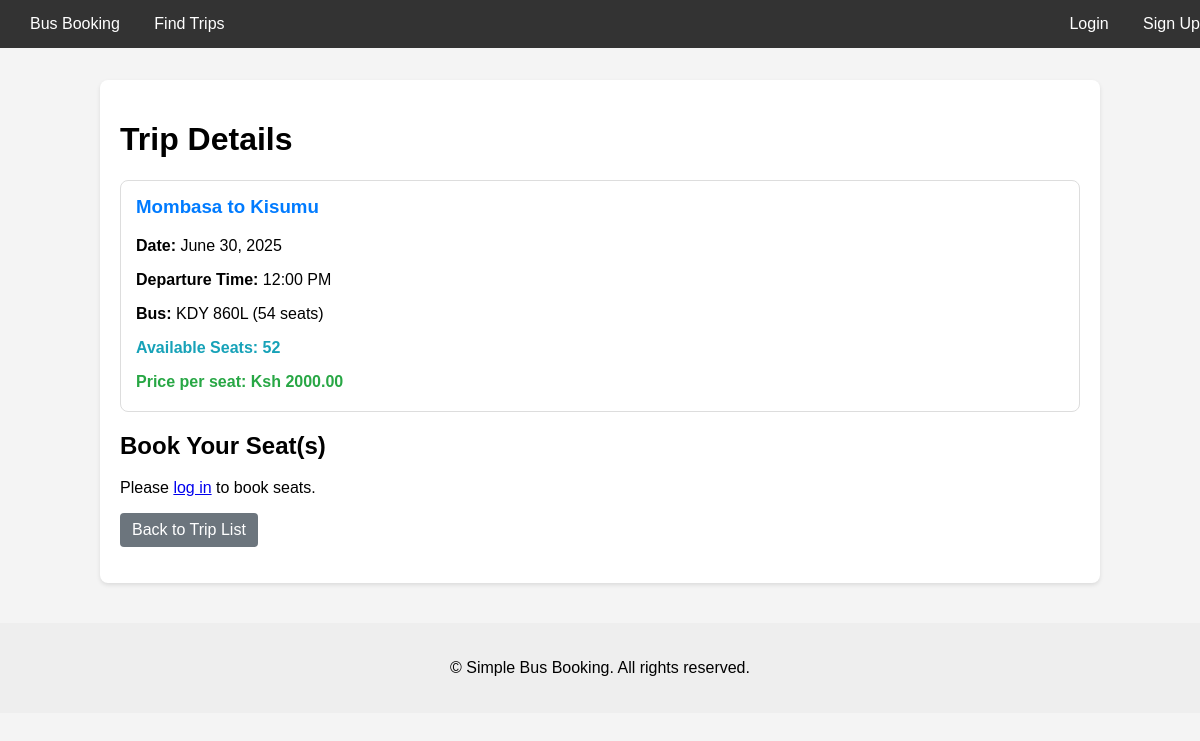
The page /trips/1/ on the database as committed earlier.
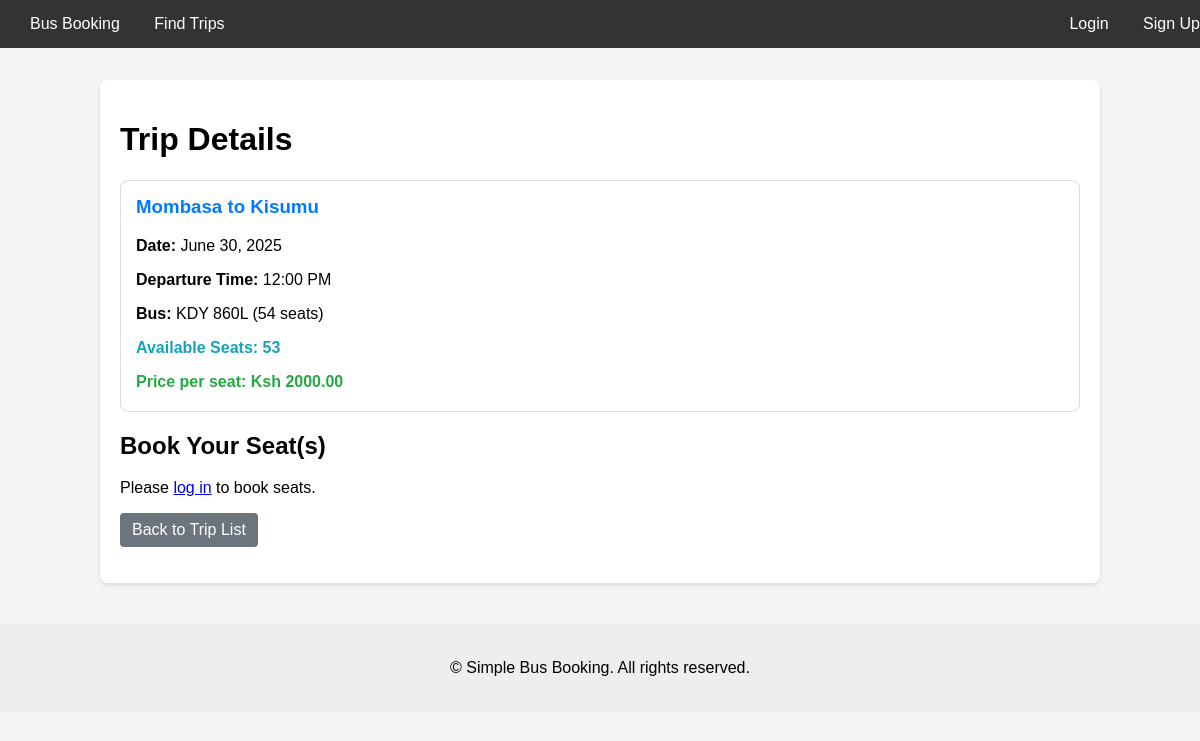
The same page on the database as committed later.
### booking_app/models.py (models this page shows, shortened)
class Trip(models.Model):
    bus = models.ForeignKey(Bus, on_delete=models.PROTECT)
    route = models.ForeignKey(Route, on_delete=models.PROTECT)
    trip_date = models.DateField()
    departure_time = models.TimeField()
    available_seats = models.IntegerField(default=0, validators=[MinValueValidator(0)])
    class Meta:
        unique_together = ('bus', 'trip_date', 'departure_time')
        ordering = ['trip_date', 'departure_time']

class Route(models.Model):
    departure_stop = models.ForeignKey(Stop, on_delete=models.CASCADE, related_name='departing_routes')
    arrival_stop = models.ForeignKey(Stop, on_delete=models.CASCADE, related_name='arriving_routes')
    price = models.DecimalField(max_digits=8, decimal_places=2, validators=[MinValueValidator(0)])
    class Meta:
        unique_together = ('departure_stop', 'arrival_stop')

class Stop(models.Model):
    name = models.CharField(max_length=100, unique=True)

class Bus(models.Model):
    bus_number = models.CharField(max_length=50, unique=True)
    capacity = models.IntegerField(validators=[MinValueValidator(1)])

### booking_app/views.py (the view)
# urls.py: path('trips/<int:pk>/', views.trip_detail_view, name='trip_detail'),
def trip_detail_view(request, pk):
    trip = get_object_or_404(Trip, pk=pk)
    current_datetime = timezone.localtime(timezone.now())
    if trip.trip_date < current_datetime.date() or \
       (trip.trip_date == current_datetime.date() and trip.departure_time < current_datetime.time()):
        messages.error(request, "This trip has already departed and cannot be booked.")
        return redirect('trip_list')
    booking_form = None
    if trip.available_seats > 0 and request.user.is_authenticated:
        booking_form = BookingForm(trip=trip)
    return render(request, 'booking_app/trip_detail.html', {
        'trip': trip,
        'booking_form': booking_form
    })

### booking_app/templates/booking_app/trip_detail.html (shortened to what this page needs)
{% extends 'base.html' %}
{% block content %}
    <h1>Trip Details</h1>
    <div class="trip-card">
        <h3>{{ trip.route.departure_stop.name }} to {{ trip.route.arrival_stop.name }}</h3>
        <p><strong>Date:</strong> {{ trip.trip_date|date:"F d, Y" }}</p>
        <p><strong>Departure Time:</strong> {{ trip.departure_time|time:"h:i A" }}</p>
        <p><strong>Bus:</strong> {{ trip.bus.bus_number }} ({{ trip.bus.capacity }} seats)</p>
        <p class="text-info"><strong>Available Seats:</strong> {{ trip.available_seats }}</p>
        <p class="text-success"><strong>Price per seat:</strong> Ksh {{ trip.route.price|floatformat:2 }}</p>
    </div>
    <h2>Book Your Seat(s)</h2>
    {% if trip.available_seats > 0 %}
        {% if user.is_authenticated %}
            <form method="post" action="{% url 'create_booking' trip.pk %}">
                {% csrf_token %}
                {{ booking_form.as_p }}
                <button type="submit" class="btn btn-success">Proceed to Payment</button>
            </form>
        {% else %}
            <p>Please <a href="{% url 'login' %}?next={{ request.path }}">log in</a> to book seats.</p>
        {% endif %}
    {% else %}
        <p class="text-danger">This trip is currently sold out.</p>
    {% endif %}
    <p><a href="{% url 'trip_list' %}" class="btn btn-secondary">Back to Trip List</a></p>
{% endblock %}

Rows that differ between the two databases and show on the page:
changed Trip "12:00 PM": available_seats "52" → "53"
